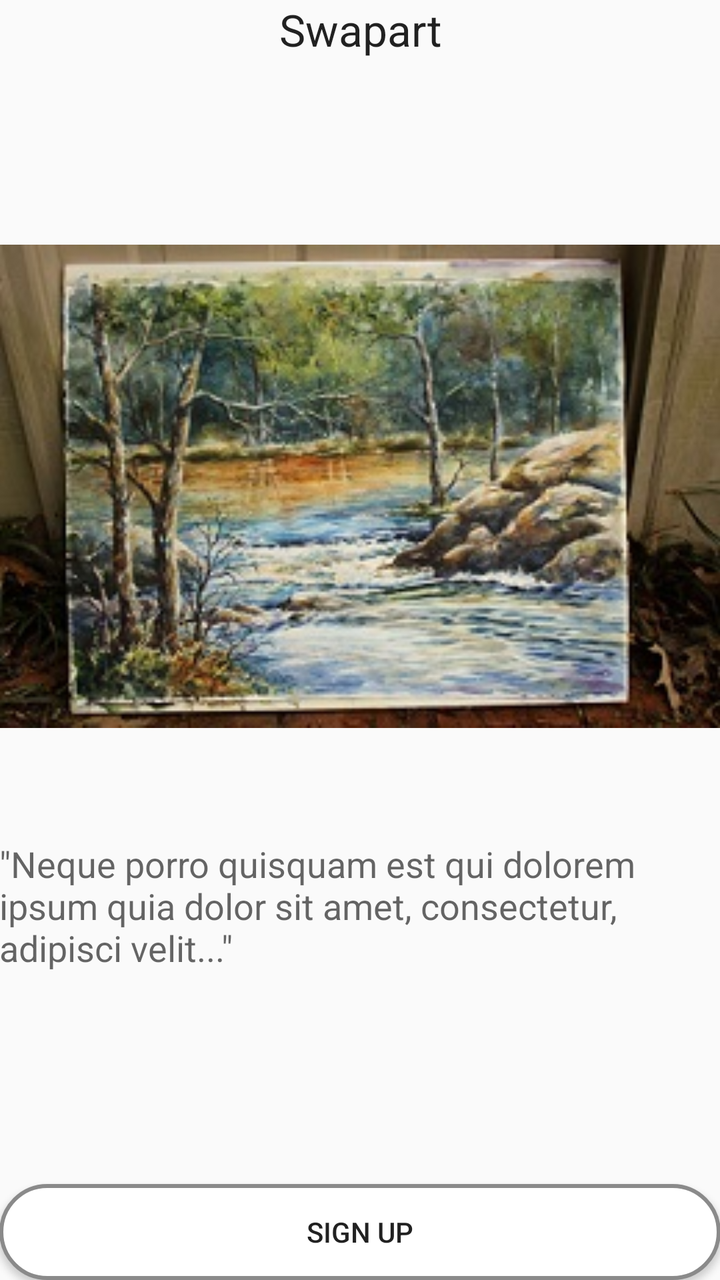
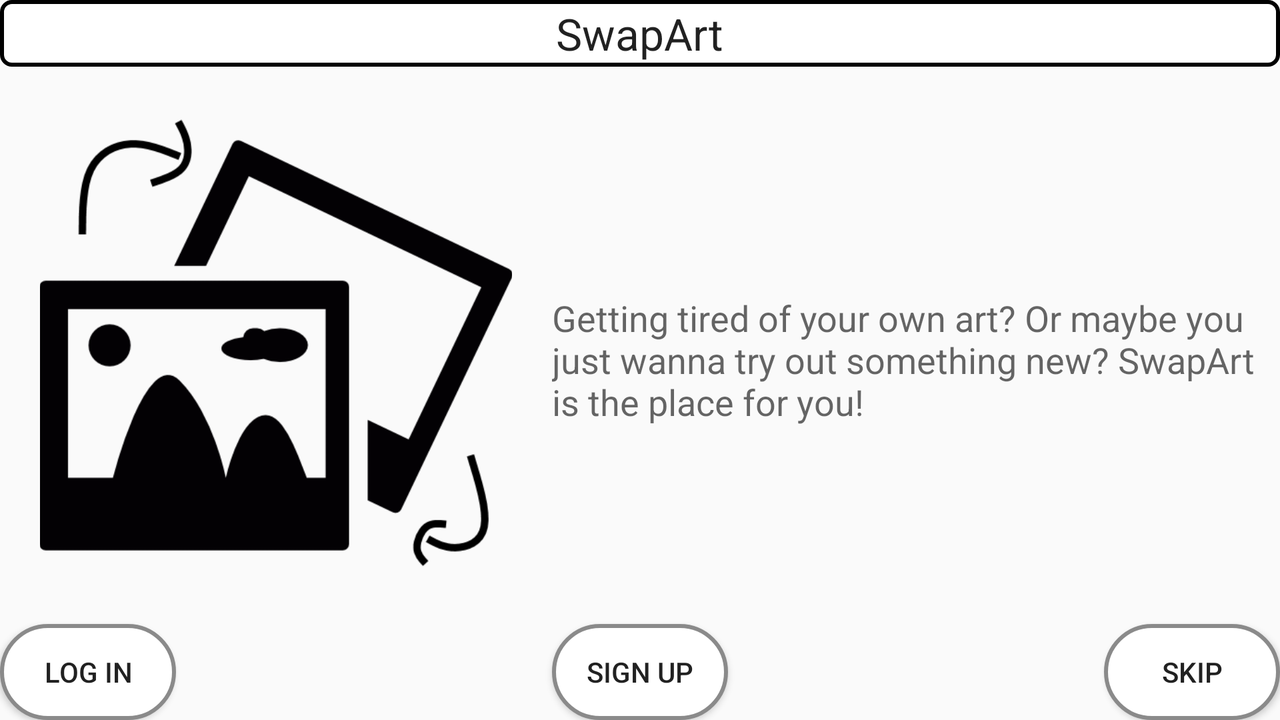

An Android layout and its configuration variant, each rendered on a device that would load it. The default file and the variant file are quoted in full after the pictures.
<!-- AndroidManifest.xml: application theme AppTheme -->
<!-- res/layout/activity_main.xml -->
<RelativeLayout xmlns:android="http://schemas.android.com/apk/res/android"
    xmlns:tools="http://schemas.android.com/tools" android:layout_width="match_parent"
    android:layout_height="match_parent" android:paddingLeft="@dimen/activity_horizontal_margin"
    android:paddingRight="@dimen/activity_horizontal_margin"
    android:paddingTop="@dimen/activity_vertical_margin"
    android:paddingBottom="@dimen/activity_vertical_margin" tools:context=".MainActivity">

    <TextView
        android:layout_width="match_parent"
        android:layout_height="wrap_content"
        android:textAppearance="?android:attr/textAppearanceLarge"
        android:text="Swapart"
        android:id="@+id/textView"
        android:gravity="center_horizontal"
        android:layout_alignParentTop="true"
        android:layout_alignParentLeft="true"
        android:layout_alignParentStart="true" />

    <TextView
        android:layout_width="wrap_content"
        android:layout_height="wrap_content"
        android:textAppearance="?android:attr/textAppearanceMedium"
        android:text="&quot;Neque porro quisquam est qui dolorem ipsum quia dolor sit amet, consectetur, adipisci velit...&quot;"
        android:id="@+id/textView2"
        android:layout_marginBottom="106dp"
        android:layout_above="@+id/button"
        android:layout_alignParentLeft="true"
        android:layout_alignParentStart="true" />

    <Button
        android:layout_width="wrap_content"
        android:layout_height="wrap_content"
        android:text="Sign up"
        android:id="@+id/button"
        android:background="@drawable/main_signup_button"
        android:layout_alignParentBottom="true"
        android:layout_alignRight="@+id/textView2"
        android:layout_alignEnd="@+id/textView2"
        android:layout_alignParentLeft="true"
        android:layout_alignParentStart="true" />

    <ImageView
        android:layout_width="wrap_content"
        android:layout_height="wrap_content"
        android:id="@+id/imageView"
        android:layout_alignBottom="@+id/textView2"
        android:layout_marginBottom="29dp"
        android:layout_below="@+id/textView"
        android:layout_alignParentLeft="true"
        android:layout_alignParentStart="true"
        android:layout_alignParentRight="true"
        android:layout_alignParentEnd="true"
        android:src="@drawable/art_example"
        android:maxHeight="200px" />

</RelativeLayout>
<!-- resources referenced by this layout -->
<resources>
  <!-- drawable art_example: jpg bitmap (drawable-mdpi, 46426 bytes) -->
  <!-- drawable main_signup_button (drawable) -->
  <?xml version="1.0" encoding="utf-8"?>
  <shape xmlns:android="http://schemas.android.com/apk/res/android" android:shape="rectangle" >
      <corners
          android:radius="30dp"
          />
      <gradient
          android:angle="45"
          android:centerX="35%"
          android:centerColor="#FFFFFF"
          android:startColor="#FFFFFF"
          android:endColor="#FFFFFF"
          android:type="linear"
          />
      <padding
          android:left="0dp"
          android:top="0dp"
          android:right="0dp"
          android:bottom="0dp"
          />
      <size
          android:width="85dp"
          android:height="20dp"
          />
      <stroke
          android:width="2dp"
          android:color="#8A8A8A"
          />
  </shape>
  <style name="AppTheme" parent="Theme.AppCompat.Light.DarkActionBar">
          
      </style>
</resources>
<!-- res/layout-land/activity_main.xml (the author's variant of the layout above) -->
<!-- drawn on the phone turned sideways -->
<RelativeLayout xmlns:android="http://schemas.android.com/apk/res/android"
    xmlns:tools="http://schemas.android.com/tools" android:layout_width="match_parent"
    android:layout_height="match_parent"
    android:paddingBottom="@dimen/activity_vertical_margin"
    tools:context=".MainActivity">

    <TextView
        android:layout_width="fill_parent"
        android:layout_height="wrap_content"
        android:textAppearance="?android:attr/textAppearanceMedium"
        android:text="Getting tired of your own art? Or maybe you just wanna try out something new? SwapArt is the place for you!"
        android:id="@+id/textView2"
        android:layout_centerVertical="true"
        android:layout_alignRight="@+id/skipButton"
        android:layout_alignEnd="@+id/skipButton"
        android:layout_toRightOf="@+id/imageView"
        android:layout_toEndOf="@+id/imageView" />

    <Button
        android:layout_width="wrap_content"
        android:layout_height="wrap_content"
        android:text="Sign up"
        android:id="@+id/signUpButton"
        android:background="@drawable/main_signup_button"
        android:layout_below="@+id/imageView"
        android:layout_centerHorizontal="true" />

    <ImageView
        android:paddingLeft="@dimen/activity_horizontal_margin"
        android:paddingRight="@dimen/activity_horizontal_margin"
        android:layout_width="wrap_content"
        android:layout_height="wrap_content"
        android:id="@+id/imageView"
        android:src="@drawable/swapartlogo_big"
        android:maxHeight="200px"
        android:layout_below="@+id/headLLMain"
        android:layout_alignParentLeft="true"
        android:layout_alignParentStart="true"
        android:layout_above="@+id/loginButton"
        android:layout_toLeftOf="@+id/signUpButton"
        android:layout_toStartOf="@+id/signUpButton"
        android:layout_margin="20dp" />

    <Button


        android:layout_width="wrap_content"
        android:layout_height="wrap_content"
        android:text="Skip"
        android:id="@+id/skipButton"
        android:background="@drawable/main_signup_button"
        android:layout_below="@+id/imageView"
        android:layout_alignParentRight="true"
        android:layout_alignParentEnd="true" />

    <Button
        android:layout_width="wrap_content"
        android:layout_height="wrap_content"
        android:text="Log in"
        android:id="@+id/loginButton"
        android:background="@drawable/main_signup_button"
        android:layout_alignParentBottom="true"
        android:layout_alignParentLeft="true"
        android:layout_alignParentStart="true" />

    <LinearLayout

        android:id="@+id/headLLMain"
        android:orientation="horizontal"
        android:layout_gravity="top"
        android:layout_width="fill_parent"
        android:layout_height="100px"
        android:weightSum="1"
        android:background="@drawable/header_styling">

        <ImageButton
            android:background="@null"
            android:layout_width="wrap_content"
            android:layout_height="wrap_content"
            android:id="@+id/homeMain"
            android:scaleType="centerInside"
            android:adjustViewBounds="true"
            android:layout_weight="0.10" />

        <TextView
            android:layout_width="wrap_content"
            android:layout_height="match_parent"
            android:textAppearance="?android:attr/textAppearanceLarge"
            android:text="SwapArt"
            android:id="@+id/textView9"
            android:gravity="center"
            android:layout_weight="0.80" />

        <ImageButton
            android:background="@null"
            android:layout_width="wrap_content"
            android:layout_height="wrap_content"
            android:id="@+id/settingsMain"
            android:layout_weight="0.10"
            android:scaleType="centerInside"
            android:adjustViewBounds="true" />
    </LinearLayout>

    <LinearLayout
        android:orientation="horizontal"
        android:layout_width="fill_parent"
        android:layout_height="fill_parent"
        android:layout_alignParentBottom="true"
        android:layout_alignRight="@+id/skipButton"
        android:layout_alignEnd="@+id/skipButton"
        android:layout_alignTop="@+id/signUpButton"></LinearLayout>

</RelativeLayout>
<!-- resources referenced by the variant -->
<!-- as the phone turned sideways resolves them -->
<resources>
  <!-- drawable header_styling: vector/xml drawable (drawable, 2083 chars, omitted) -->
  <!-- drawable main_signup_button (drawable) -->
  <?xml version="1.0" encoding="utf-8"?>
  <shape xmlns:android="http://schemas.android.com/apk/res/android" android:shape="rectangle" >
      <corners
          android:radius="30dp"
          />
      <gradient
          android:angle="45"
          android:centerX="35%"
          android:centerColor="#FFFFFF"
          android:startColor="#FFFFFF"
          android:endColor="#FFFFFF"
          android:type="linear"
          />
      <padding
          android:left="0dp"
          android:top="0dp"
          android:right="0dp"
          android:bottom="0dp"
          />
      <size
          android:width="85dp"
          android:height="20dp"
          />
      <stroke
          android:width="2dp"
          android:color="#8A8A8A"
          />
  </shape>
  <!-- drawable swapartlogo_big: png bitmap (drawable, 19392 bytes) -->
  <style name="AppTheme" parent="Theme.AppCompat.Light.DarkActionBar">
          
      </style>
</resources>
